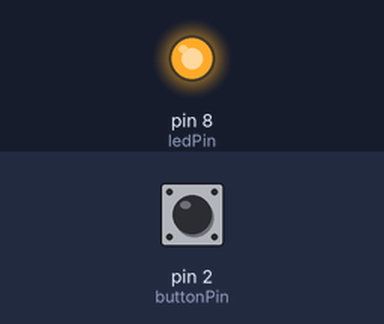
A sketch run on a simulated Arduino Uno, built with avr-gcc and run on an emulated ATmega328P. Shown: output pins drawn as LEDs (lit = HIGH). The test bench sets the inputs (shaded band); at power-on: pin 2 (buttonPin) LOW.

Above: at 1.2 s.
1.3 s: pin 2 (buttonPin) pulled HIGH for 0.15 s
At 2.1 s:
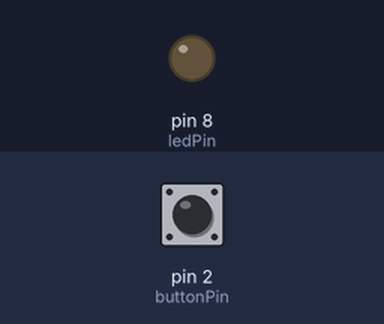
2.9 s: pin 2 (buttonPin) pulled HIGH for 1 s
At 3.3 s:
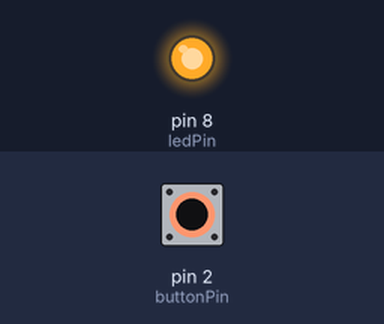
5.4 s: pin 2 (buttonPin) pulled HIGH for 3.2 s
At 6.4 s:
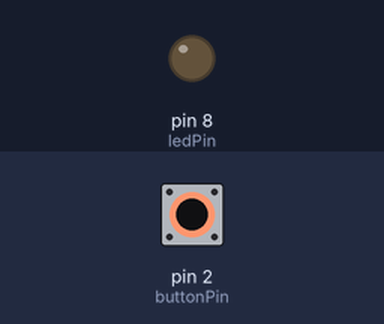
Timing chart, 0 to 8.4 s (numbered marks = the images above; inputs shaded):
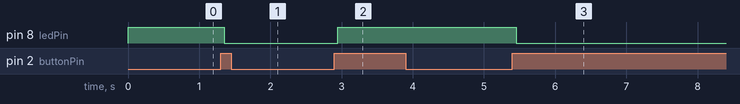

The sketch:

pushbutton-e-led.ino
```cpp
/*
  Exemplo de Utilização Push-button e LED
  Utilizado: Arduino Uno, Push-button, LED
  Autor: Yhan Christian Souza Silva - Data: 17/11/2016
*/


// --- Hardware ---

#define buttonPin 2
#define ledPin 8

// --- Variáveis ---

int ledState = HIGH,buttonState, lastButtonState = LOW;
long lastDebounceTime = 0, debounceDelay = 50;

// --- Setup ---

void setup() {
  pinMode(buttonPin, INPUT);
  pinMode(ledPin, OUTPUT);
  digitalWrite(ledPin, ledState);
}

// --- Loop ---

void loop() {
  int reading = digitalRead(buttonPin);
  if (reading != lastButtonState) {
    lastDebounceTime = millis();
  }

  if ((millis() - lastDebounceTime) > debounceDelay) {
    if (reading != buttonState) {
      buttonState = reading;
      if (buttonState == HIGH) {
        ledState = !ledState;
      }
    }
  }
  digitalWrite(ledPin, ledState);
  lastButtonState = reading;
}
```

Measured:
- after the input at 1.3 s, pin 8 (ledPin): HIGH → LOW after 0.05 s
- after the input at 2.9 s, pin 8 (ledPin): LOW → HIGH after 0.05 s
- after the input at 5.4 s, pin 8 (ledPin): HIGH → LOW after 0.05 s
